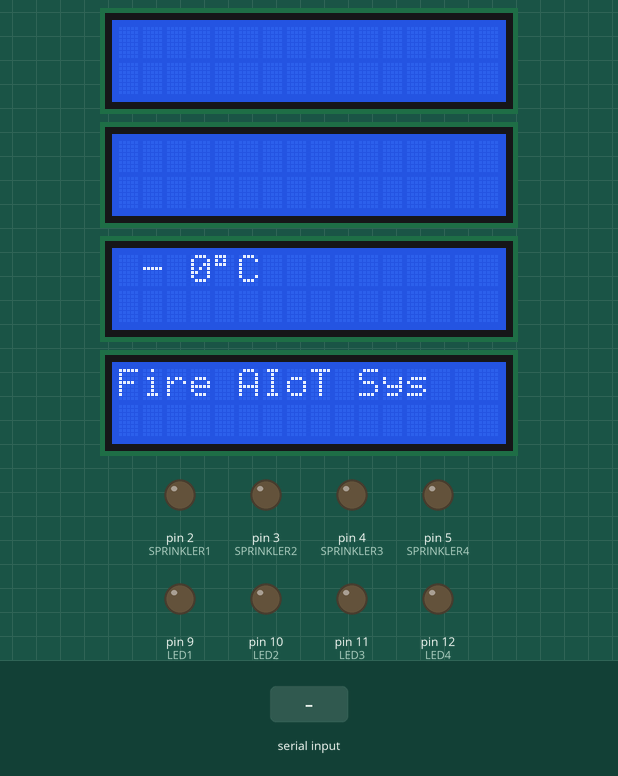
Recording of a sketch running on a simulated Arduino Uno, built with avr-gcc and run on an emulated ATmega328P. Parts: 4 × 16×2 character LCD, output pins drawn as LEDs (lit = HIGH). Inputs (shaded band) come from the test bench.

Above: at 1.6 s.
1.7 s: "FireAt:" received over Serial
At 2.91 s:
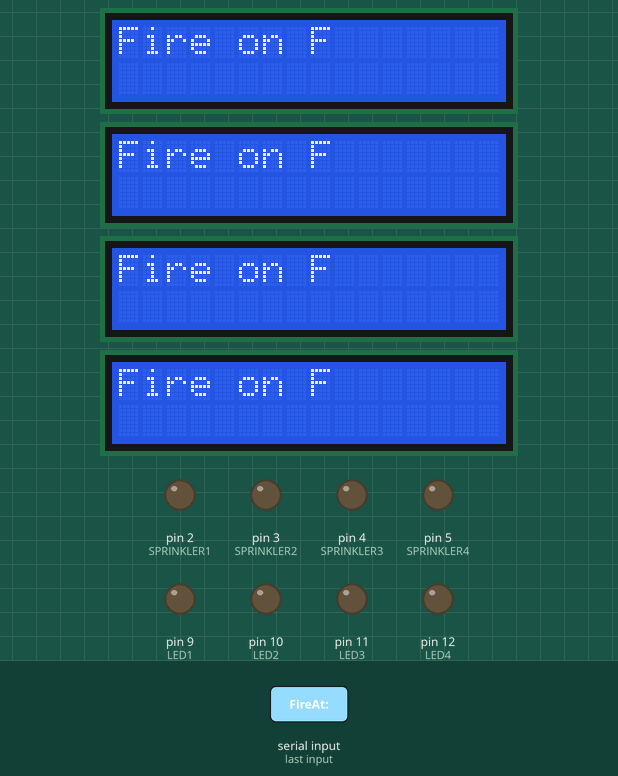
4.5 s: "CtrlIoT:1011:" received over Serial
At 6.0 s:
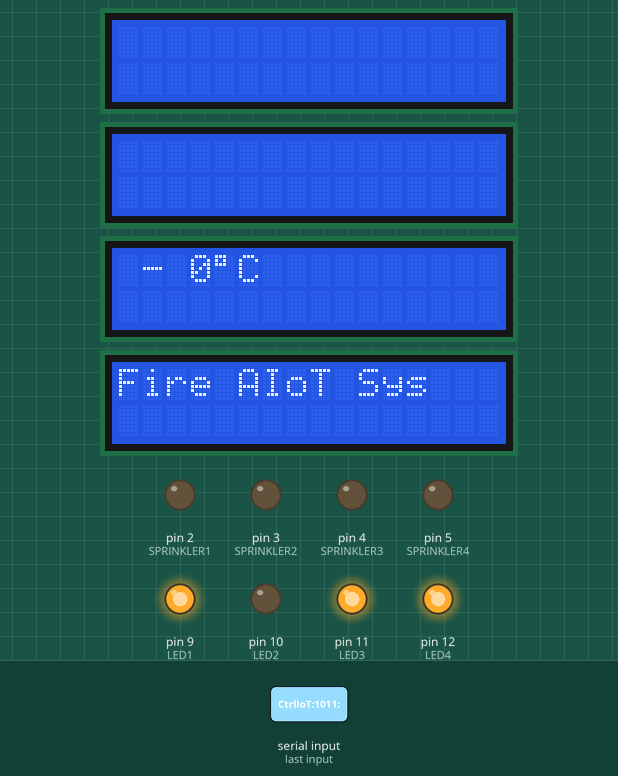
7.0 s: "CtrlIoT:" received over Serial
At 8.6 s:
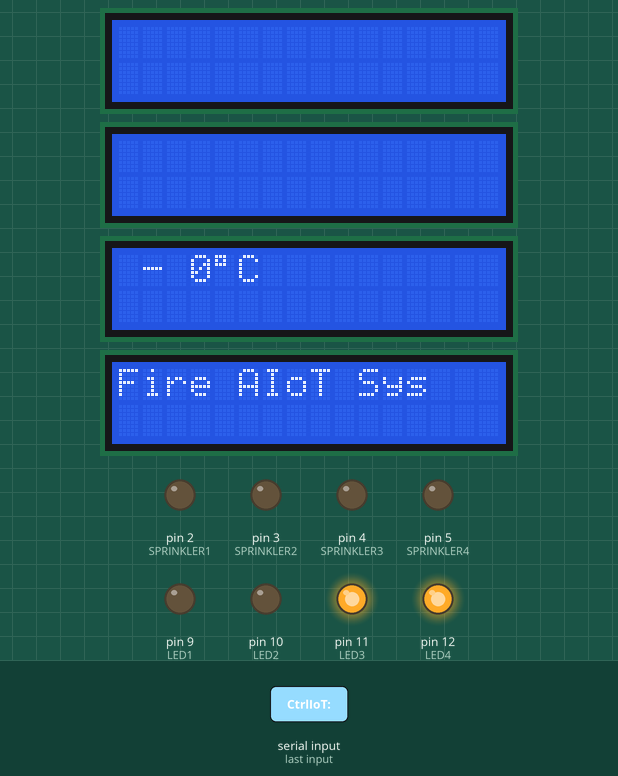
9.5 s: "EcoMode:1:" received over Serial
At 10.9 s:
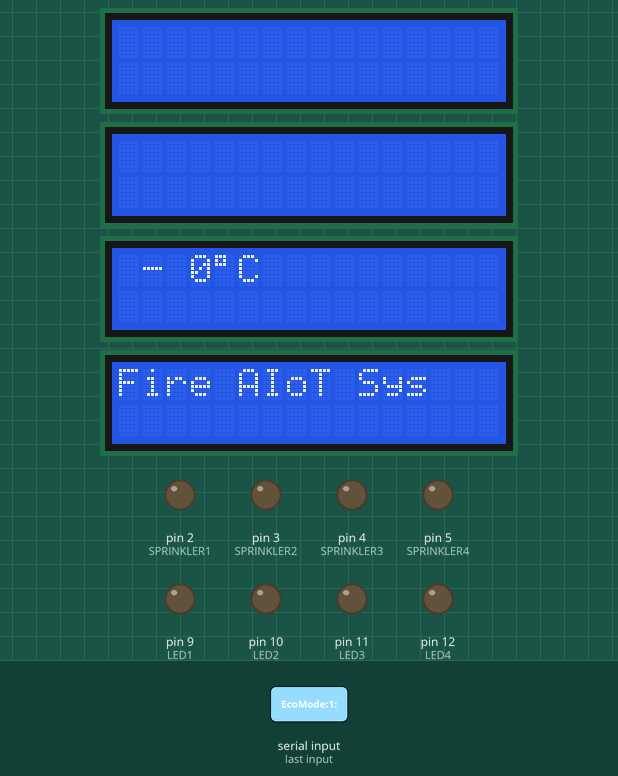
12.0 s: "EcoMode:" received over Serial
At 14.0 s:
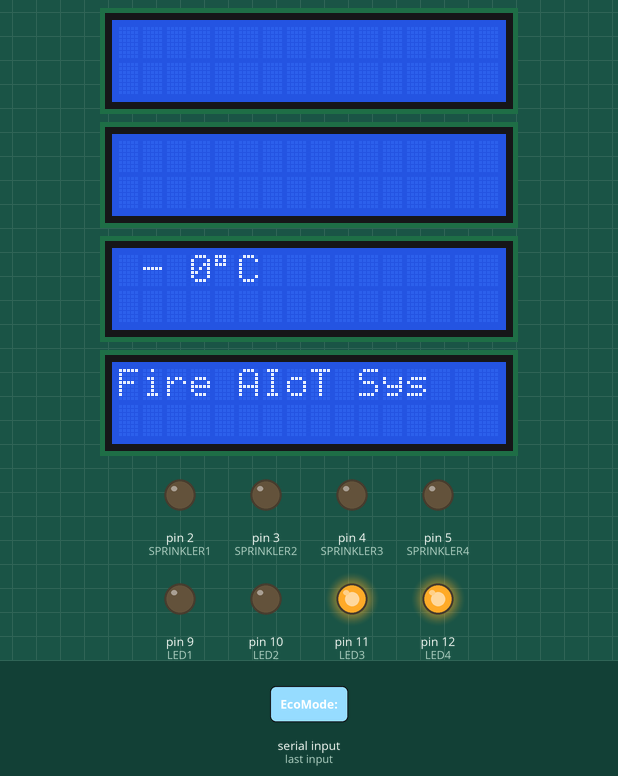
14.5 s: "CtrlIoT:" received over Serial
At 15.9 s:
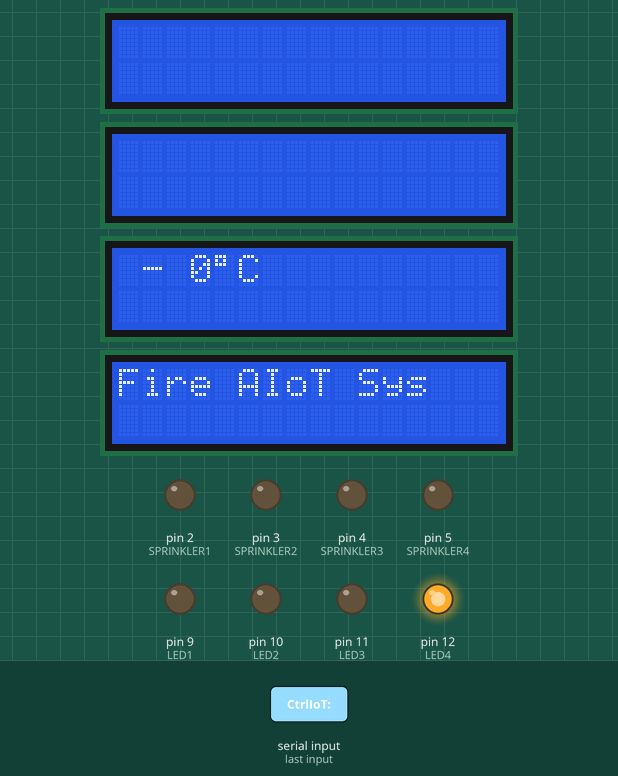
Timing chart, 0 to 17.5 s (numbered marks = the images above; inputs shaded):
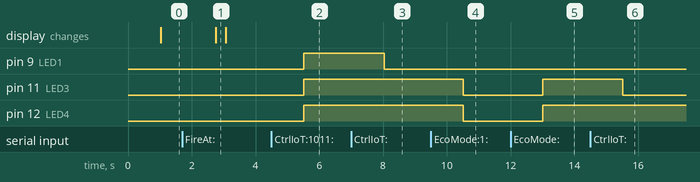

Measured:
- after the input at 1.7 s, the display: changes after 1.1 s (image 1)
- after the input at 4.5 s, pin 9 (LED1), pin 11 (LED3), pin 12 (LED4): LOW → HIGH after 1.0 s
- after the input at 7.0 s, pin 9 (LED1): HIGH → LOW after 1.0 s
- after the input at 9.5 s, pin 11 (LED3), pin 12 (LED4): HIGH → LOW after 1.0 s
- after the input at 12.0 s, pin 11 (LED3), pin 12 (LED4): LOW → HIGH after 1.0 s
- after the input at 14.5 s, pin 11 (LED3): HIGH → LOW after 1.0 s

The sketch:

FireAIoTSystem.ino
```cpp
#include <TimeLib.h>
#include <LiquidCrystal_I2C.h>

// 스프링클러 핀 번호
#define SPRINKLER1 2
#define SPRINKLER2 3
#define SPRINKLER3 4
#define SPRINKLER4 5

// IoT LED 핀 번호
#define LED1 9
#define LED2 10
#define LED3 11
#define LED4 12

// LCD 객체
LiquidCrystal_I2C lcd1(0x27, 16, 2);
LiquidCrystal_I2C lcd2(0x26, 16, 2);
LiquidCrystal_I2C lcd3(0x25, 16, 2);
LiquidCrystal_I2C lcd4(0x24, 16, 2);

bool fireFloors[] = { false, false, false, false };
bool sprinklerOn[] = { false, false, false, false };
bool ledOn[] = { false, false, false, false };

struct serialInput {
  char key[10];
  char value[10];
};

struct serialInput serInput;

bool ecoMode = false;
char weather[16];
char str[16]; // For LCD Output
char buf[8]; // For String.toCharArray()
int temperature = 0;

void setup() {
  Serial.begin(9600);

  pinMode(SPRINKLER1, OUTPUT);
  pinMode(SPRINKLER2, OUTPUT);
  pinMode(SPRINKLER3, OUTPUT);
  pinMode(SPRINKLER4, OUTPUT);

  pinMode(LED1, OUTPUT);
  pinMode(LED2, OUTPUT);
  pinMode(LED3, OUTPUT);
  pinMode(LED4, OUTPUT);

  // 화면 초기화
  lcd1.init();
  lcd2.init();
  lcd3.init();
  lcd4.init();

  // 화면 LED ON
  lcd1.backlight();
  lcd2.backlight();
  lcd3.backlight();
  lcd4.backlight();

  lcd1.setCursor(0, 0);
  lcd2.setCursor(0, 0);
  lcd3.setCursor(0, 0);
  lcd4.setCursor(0, 0);

  lcd1.print("Floor set 1F");
  lcd2.print("Floor set 2F");
  lcd3.print("Floor set 3F");
  lcd4.print("Floor set 4F");

  lcd1.setCursor(0, 1);
  lcd2.setCursor(0, 1);
  lcd3.setCursor(0, 1);
  lcd4.setCursor(0, 1);

  lcd1.print("Ready");
  lcd2.print("Ready");
  lcd3.print("Ready");
  lcd4.print("Ready");
}

void loop() {
  //////// SPRINKLER ////////
  if (sprinklerOn[0] && millis() % 500 >= 250) digitalWrite(SPRINKLER1, HIGH);
  else digitalWrite(SPRINKLER1, LOW);

  if (sprinklerOn[1] && millis() % 500 >= 250) digitalWrite(SPRINKLER2, HIGH);
  else digitalWrite(SPRINKLER2, LOW);

  if (sprinklerOn[2] && millis() % 500 >= 250) digitalWrite(SPRINKLER3, HIGH);
  else digitalWrite(SPRINKLER3, LOW);

  if (sprinklerOn[3] && millis() % 500 >= 250) digitalWrite(SPRINKLER4, HIGH);
  else digitalWrite(SPRINKLER4, LOW);

  //////// LED ////////
  if (ledOn[0] && !ecoMode) digitalWrite(LED1, HIGH);
  else digitalWrite(LED1, LOW);

  if (ledOn[1] && !ecoMode) digitalWrite(LED2, HIGH);
  else digitalWrite(LED2, LOW);

  if (ledOn[2] && !ecoMode) digitalWrite(LED3, HIGH);
  else digitalWrite(LED3, LOW);

  if (ledOn[3] && !ecoMode) digitalWrite(LED4, HIGH);
  else digitalWrite(LED4, LOW);

  // 아무것도 인식되지 않았을 때
  if (!fireFloors[0] && !fireFloors[1] && !fireFloors[2] && !fireFloors[3] && millis() % 1000 < 50) {
    lcd1.clear();
    lcd2.clear();
    lcd3.clear();
    lcd4.clear();

    lcd4.setCursor(0, 0);
    lcd4.print("Fire AIoT Sys");

    lcd3.setCursor(0, 0);
    lcd3.print(weather);
    lcd3.print(" - ");
    lcd3.print(temperature);
    lcd3.print((char)223);
    lcd3.print('C');
  }

  while (Serial.available()) {
    Serial.readStringUntil(':').toCharArray(serInput.key, 10);
    Serial.readStringUntil('\n').toCharArray(serInput.value, 10);

    //Serial.print("key:");
    //Serial.println(serInput.key);
    //Serial.print("value:");
    //Serial.println(serInput.value);

    lcd1.setCursor(0, 0);
    lcd2.setCursor(0, 0);
    lcd3.setCursor(0, 0);
    lcd4.setCursor(0, 0);
    if (strcmp(serInput.key, "Weather") == 0) {
      strcpy(weather, serInput.value);
    } else if (strcmp(serInput.key, "Temp") == 0) {
      temperature = atoi(serInput.value);
    } else if (strcmp(serInput.key, "FireAt") == 0) { // 불 감지 데이터
      for (int i=0;i<4;i++) sprinklerOn[i] = false;

      if (strcmp(serInput.value, "0") != 0) { // 0은 불이 감지 안 됐을 때
        //Serial.println("Detected Fire");
        lcd1.clear();
        lcd2.clear();
        lcd3.clear();
        lcd4.clear();

        for(char value : serInput.value) {
          if (value == NULL) break;
          if (value >= '0' && value <= '9') {
            fireFloors[value - '1'] = true;
            sprinklerOn[value - '1'] = true;
            //Serial.println(value);
          }
        }

        sprintf(str, "Fire on %sF", serInput.value); // 문자열 포맷팅
        // LCD에 화재 알림
        lcd1.print(str);
        lcd2.print(str);
        lcd3.print(str);
        lcd4.print(str);
        //Serial.print("LCD: ");
        //Serial.println(str);

        lcd1.setCursor(0, 1);
        lcd2.setCursor(0, 1);
        lcd3.setCursor(0, 1);
        lcd4.setCursor(0, 1);

        // 경우의 수에 따른 대피 방향 알림
        if (fireFloors[0] || fireFloors[1] || fireFloors[2] || fireFloors[3]) lcd1.print("Evac Downstairs");

        if (fireFloors[0] && (fireFloors[2] || fireFloors[3])) lcd2.print("Wait for instr");
        else if (fireFloors[1] || fireFloors[2] || fireFloors[3]) lcd2.print("Evac Downstairs");
        else if (fireFloors[0]) lcd2.print("Evac Upstairs");

        if ((fireFloors[0] || fireFloors[1]) && fireFloors[3]) lcd3.print("Wait for instr");
        else if (fireFloors[3]) lcd3.print("Evac Downstairs");
        else if (fireFloors [0] || fireFloors[1] || fireFloors[2]) lcd3.print("Evac Upstairs");

        if (fireFloors[0] || fireFloors[1] || fireFloors[2] || fireFloors[3]) lcd4.print("Evac Upstairs");
      } else {
        fireFloors[0] = false;
        fireFloors[1] = false;
        fireFloors[2] = false;
        fireFloors[3] = false;
      }
    } else if (strcmp(serInput.key, "EcoMode") == 0) { // "EcoMode:1"
      ecoMode = serInput.value[0] == '1';
    } else if (strcmp(serInput.key, "CtrlIoT") == 0) { // "CtrlIoT:1011"
      for(int i=0;i<4;i++) ledOn[i] = serInput.value[i] == '1';
    }
  }
}
```
